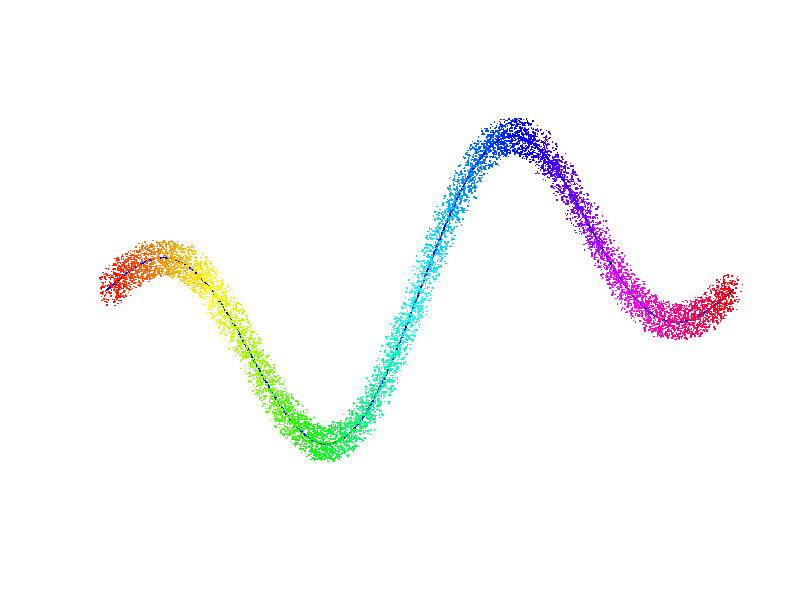

This chart was generated by the following R code:
n<-1e4 # number of points 
x<-seq(-pi,pi,len=1e4) # a vector of x-values of size 10,000 
# function values 
y<-sin(x)+sin(2*x) # a vector of y-values of size 10,000 
# plotting the graph of the function 
plot(x,y,pch=".",col="blue",lwd=2,ylab="",xlab="",cex=1.5,axes = FALSE,ylim=c(-2.2,2.2)) 
# adding the fuzzy graph to the original one 
points(jitter(x,amount = 0.1),jitter(y,amount = 0.2),pch=".", 
       col=rainbow(n),ylab="",xlab="",cex=1.5)
